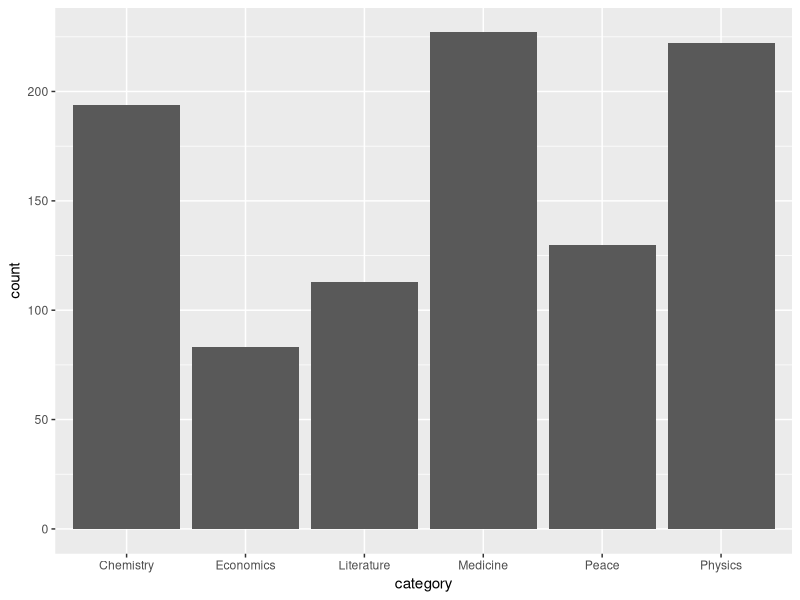
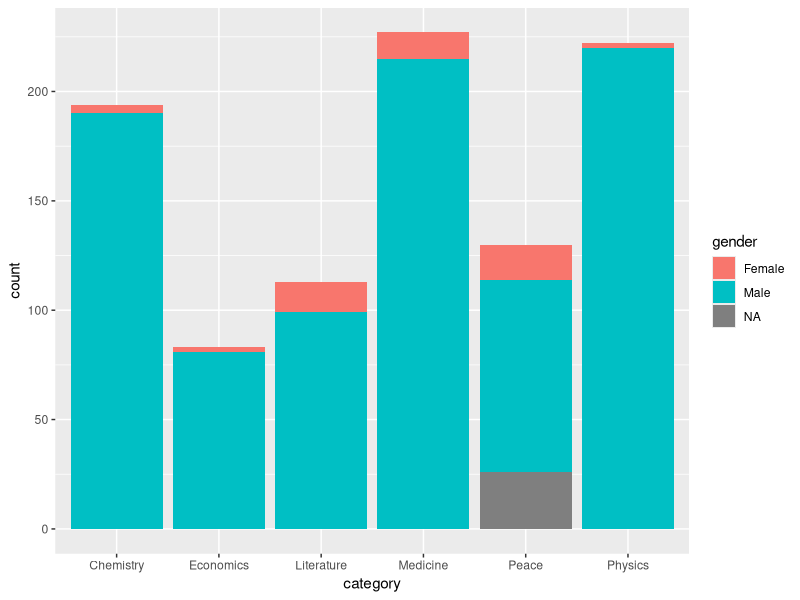
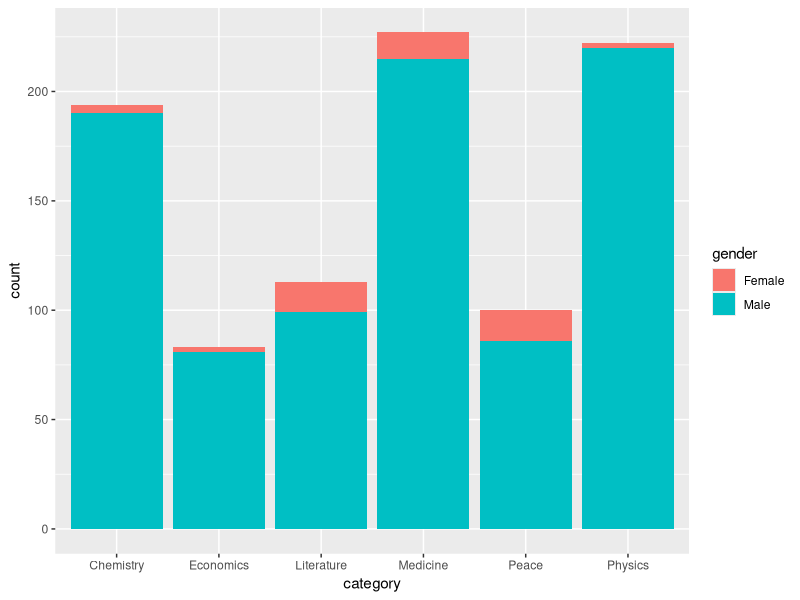

The R source for these figures, in order: (Note: this script raises an error after producing the figures.)
# ========== Exercise 2 ==========
#        Nobel Prize Winners
#
# Data: https://github.com/rfordatascience/tidytuesday/tree/master/data/2019/2019-05-14

library(ggplot2)
library(dplyr)
library(readr)

# Step 1 - Read the data from the file and take a look at the structure
nobel_winners <- read_csv("./data/nobel_winners.csv")

glimpse(nobel_winners)
# or str, or summary


# Step 2 - Create bar chart on number of nobel winners for each category
ggplot(data = nobel_winners, aes(x = category)) +
  geom_bar()


# Step 3 - Show winners by gender by mapping it to `fill` aesthethic
ggplot(data = nobel_winners, aes(x = category)) +
  geom_bar(aes(fill = gender))



# Step 4 - Filter out individual laureates and save it to nobel_laureates_ind

nobel_winners_ind  <- nobel_winners  %>%
  filter( laureate_type == "Individual" )

# Step 5 - Plot the same graph with the dataset nobel_laureates_ind

ggplot(data = nobel_winners_ind, aes(x = category)) +
  geom_bar(aes(fill = gender))


# Step 6 - Change the order of the bars as from higher to lower

# Tip: One way of doing it is to reorder factors. To my knowledge the quickest and cleanest way would be using `fct_infreq` function that sorts factors by their frequency. You can wrap the category column directly into the function on the fly in aesthetic function.
library(forcats)

ggplot(data = nobel_winners_ind, aes(x = fct_infreq(-category))) +
  geom_bar(aes(fill = gender))



# Step 7 - Flip coordinates by adding `coord_flip()` function
ggplot(data = nobel_winners_ind, aes(x = fct_infreq(category))) +
  geom_bar(aes(fill = gender)) +
  coord_flip()


# Step 8 - Fix the ordering by using fct_relevel function instead. You can get help by ?fct_relevel

ggplot(data = nobel_winners_ind, aes(x = fct_relevel(category, c("Economics", "Peace", "Literature", "Chemistry", "Physics", "Medicine")))) +
  geom_bar(aes(fill = gender)) +
  coord_flip()


# Step 9 - Place bars for different genders next to each other 

ggplot(data = nobel_winners_ind, aes(x = fct_relevel(category, c("Economics", "Peace", "Literature", "Chemistry", "Physics", "Medicine")))) +
  geom_bar(aes(fill = gender), position = "dodge") +
  coord_flip()
